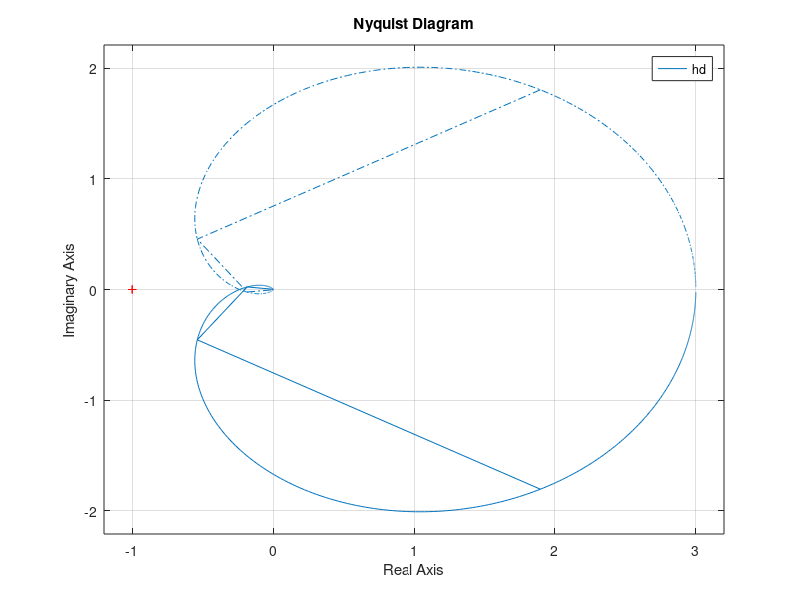
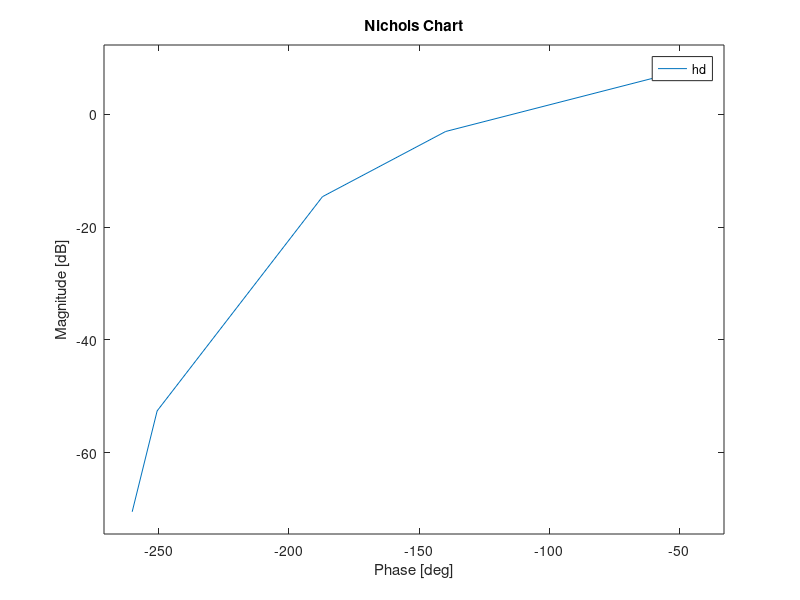

Source code (MATLAB) for these figures, in order:
X=[];
Y=[];
for w=[0.1 0.5 1 5 10]; % frecventa de interes

 x=(3*(1-17*(w.^2)))/((1-17*(w.^2))^2+(8*w.^1-10*w.^3)^2); % partea reala
 X=[X x]
 y=(3*(-8*w.^1+10*w.^3))/((1-17*(w.^2))^2+(8*w.^1-10*w.^3)^2);  % partea imaginara
 Y=[Y y]
end
% M=abs(sqrt((x^2+y^2)/[(1+x^2)^2+y^2])); % modulul sistemului in bucla inchisa la pulsatia w

%Verificare
num=3;
den=[10 17 8 1];
% bucla directa
hd=tf(num,den); 
% bucla inchisa
hcl=feedback(hd,1);

w=[0.1 0.5 1 5 10];

figure(1)
nyquist(hd);
grid;
[mag,phase] = bode(hcl,w)
hold on
nyquist(hd,w)

figure(2)
nichols(hd,w);
grid;
[magN,phaseN] = nichols(hcl,w)


